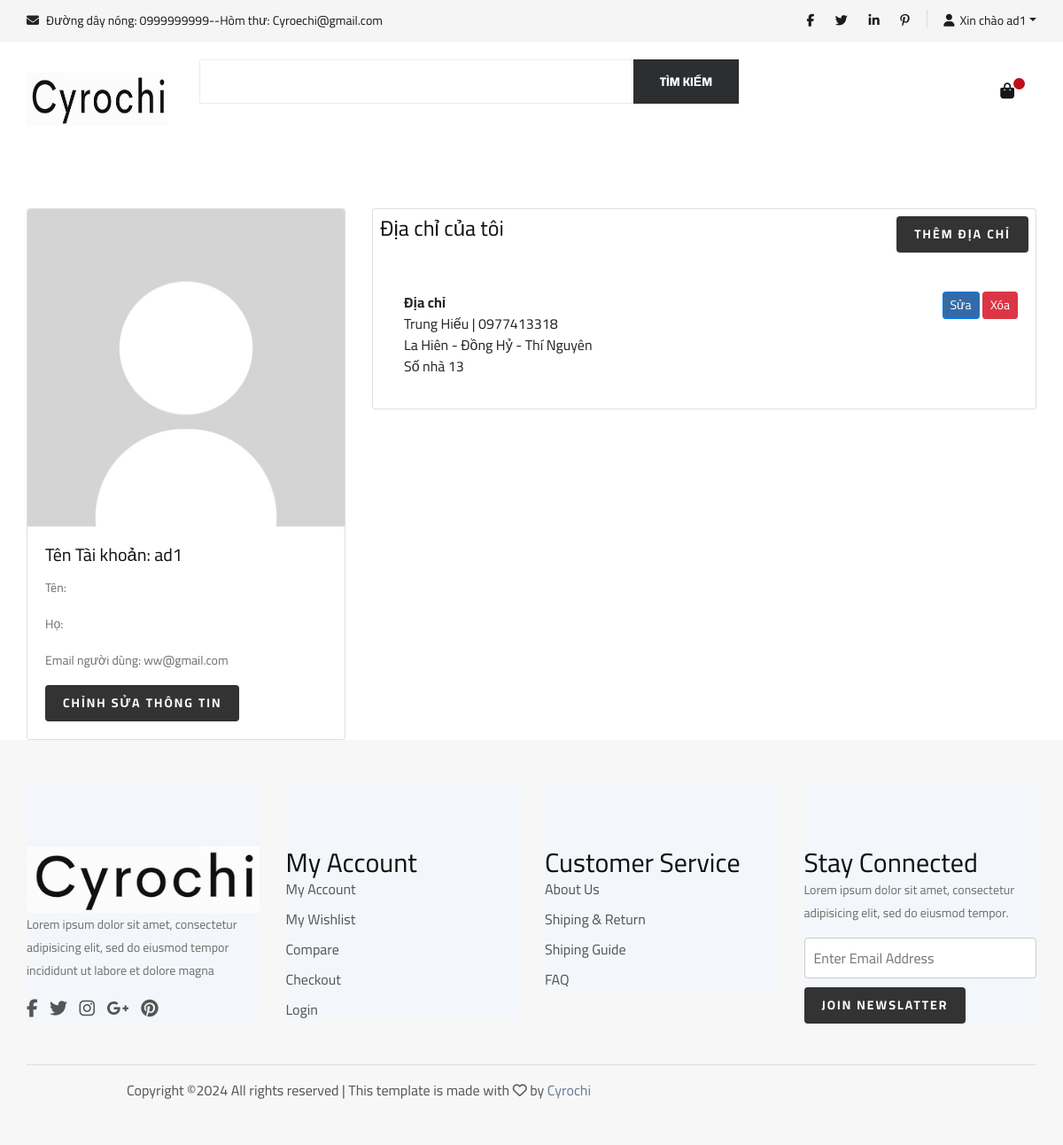
The app's page /information/ (signed in) with its own data.
### app/models.py (models this page shows, shortened)
class Adress(models.Model):
    customer = models.ForeignKey(User, on_delete=models.SET_NULL, null=True, blank=True)
    name_user = models.CharField(max_length=200, null=True)
    adress = models.CharField(max_length=200, null=True)
    city = models.CharField(max_length=200, null=True)
    mobile = models.CharField(max_length=200, null=True)
    district = models.CharField(max_length=200, null=True)
    commune = models.CharField(max_length=200, null=True)
    date_added = models.DateTimeField(auto_now_add=True)

### app/python/app/information.py (the view)
# urls.py: path('information/', views.Information, name="information"),
def Information(request):
    slide_hidden = "hidden"
    fixed_height = "20px"
    check_staff = request.user
    if check_staff.is_staff:
        print('admin')
        show_manage = 'show'
    else:
        print('not admin')
        show_manage = 'none'
    if request.user.is_authenticated:
        user = request.user
        address_infor = Adress.objects.filter(customer=user)
    user_address = None
    if request.method == 'POST':
        form = AddressForm(request.POST)
        if form.is_valid():
            address = form.cleaned_data['adress']
            city = form.cleaned_data['city']
            state = form.cleaned_data['state']
            mobile = form.cleaned_data['mobile']
            user_address = Adress(customer=request.user, adress=address, city=city, state=state, mobile=mobile)
            user_address.save()
    else:
        form = AddressForm()
    if request.user.is_authenticated:
        customer = request.user
        user_not_login = "none"
        user_login = "show"
    else:
        user_not_login = "show"
        user_login = "none"
    context = {'user': user,
               'form': form,
               'address_infor': address_infor,
               'user_address': user_address,
               'slide_hidden': slide_hidden,
               'fixed_height': fixed_height,
               'user_not_login': user_not_login,
               'user_login': user_login,
               'show_manage': show_manage,
               }
    return render(request, 'app/information.html', context)

### app/models.py
class AddressForm(forms.ModelForm):
    class Meta:
        model = Adress
        fields = ['customer', 'name_user', 'adress', 'city', 'mobile', 'district', 'commune']
        widgets = {
            'customer': forms.TextInput(attrs={'class': 'form-control'}),
            'name_user': forms.TextInput(attrs={'class': 'form-control'}),
            'mobile': forms.TextInput(attrs={'class': 'form-control'}),
            'city': forms.TextInput(attrs={'class': 'form-control'}),
            'district': forms.TextInput(attrs={'class': 'form-control'}),
            'commune': forms.TextInput(attrs={'class': 'form-control'}),
            'adress': forms.TextInput(attrs={'class': 'form-control'}),
        }

### app/templates/app/information.html
{% extends 'app/base.html' %}
{% load static %}
{% block information %}
    <div class="container mt-5">
    <div class="row">
      <div class="col-md-4">
        <div class="card">
          <img src="{% static 'app/images/avatar.jpg'%}" class="card-img-top" alt="User Image">
          <div class="card-body">
              <h5 class="card-title">Tên Tài khoản: {{ user.username }}</h5>
              <p class="card-text">Tên: {{ user.last_name }} </p>
              <p class="card-text">Họ:{{ user.first_name }} </p>
              <p class="card-text">Email người dùng: {{ user.email }} </p>
             <button style="border: none;" class="primary-btn" data-toggle="modal" ><a style="color: white" href="{% url 'edit_information' %}">Chỉnh sửa thông tin</a></button>
          </div>
        </div>
      </div>
      <div class="col-md-8">
        <div class="card">
        <div class="d-flex justify-content-md-between p-2">
            <h4>Địa chỉ của tôi</h4>
            <div class="text-right mb-3">
               <button style="border: none;" class="primary-btn" data-toggle="modal" ><a style="color: white" href="{% url 'addAddress' %}">Thêm địa chỉ</a></button>
            </div>
        </div>
          <div class="card-body">
              {% for foo in address_infor %}
                  <div class="d-flex justify-content-md-between">
                    <div class="col-md-6">
                        <strong>Địa chỉ</strong>
                        <address>
                            {{ foo.name_user }} |  {{ foo.mobile}} <br>
                            {{ foo.commune }} - {{ foo.district }} - {{ foo.city }}<br>
                            {{ foo.adress }}<br>
                        </address>
                    </div>
                    <div>
                        <a href="{% url 'editAddress' %}?id={{ foo.id }}" class="btn btn-primary btn-sm">Sửa</a>
                        <a href="{% url 'deleteAddress' %}?id={{ foo.id }}" class="btn btn-danger btn-sm">Xóa</a>
                    </div>
                  </div>
                {% endfor %}
          </div>
        </div>
      </div>
    </div>
  </div>
{% endblock information %}

### app/templates/app/base.html (shortened to what this page needs)
{% load static %}
<!DOCTYPE html>
<html>
    <head>
        <link rel="stylesheet" href="https://cdnjs.cloudflare.com/ajax/libs/font-awesome/6.4.2/css/all.min.css">
        <link rel="stylesheet" href="{%static 'app/css/bootstrap.min.css' %}">
        <link rel="stylesheet" href="{%static 'app/css/font-awesome.min.css' %}">
        <link rel="stylesheet" href="{%static 'app/css/elegant-icons.css' %}">
        <link rel="stylesheet" href="{%static 'app/css/nice-select.css' %}">
        <link rel="stylesheet" href="{%static 'app/css/jquery-ui.min.css' %}">
        <link rel="stylesheet" href="{%static 'app/css/owl.carousel.min.css' %}">
        <link rel="stylesheet" href="{%static 'app/css/slicknav.min.css' %}">
        <link rel="stylesheet" href="{%static 'app/css/style.css' %}">
        <link rel="stylesheet" href="{%static 'app/sass/style.scss' %}">
    </head>
    <body>
    <header class="header">
        <div class="header__top">
            <div class="container">
                <div class="row">
                    <div class="col-lg-6 col-md-6">
                        <div class="header__top__left">
                            <ul>
                                <li><i class="fa fa-envelope"></i> Đường dây nóng: 0999999999--Hòm thư: Cyroechi@gmail.com</li>
                            </ul>
                        </div>
                    </div>
                    <div class="col-lg-6 col-md-6">
                        <div class="header__top__right">
                            <div class="header__top__right__social">
                                <a href="#"><i class="fa fa-facebook"></i></a>
                                <a href="#"><i class="fa fa-twitter"></i></a>
                                <a href="#"><i class="fa fa-linkedin"></i></a>
                                <a href="#"><i class="fa fa-pinterest-p"></i></a>
                            </div>
                            <div class="header__top__right__auth dropdown " style="display: {{ user_login }}">
                                <a class="dropdown-toggle" type="button" id="dropdownMenuButton" data-bs-toggle="dropdown" aria-haspopup="true"
                                aria-expanded="false"  href="{% url 'login' %} " ><i class="fa fa-user"></i>Xin chào {{request.user}}</a>
                            </div>
                        </div>
                    </div>
                </div>
            </div>
        </div>
        <section style="padding-top: 20px;" class="hero hero-normal">
            <div class="container">
                <div class="row">
                    <div class="col-lg-2">
                        <div class="header__logo">
                            <a href="{% url 'home' %}"><img src="{% static 'app/images/logoo.png'%}" width="160" height="60" alt=""></a>
                        </div>
                    </div>
                    <div class="col-lg-9 " style="height: {{ fixed_height }}">
                        <div class="hero__search">
                            <div class="hero__search__form">
                                <form method="POST" action="{% url 'search' %}">
                                    <input type="text" placeholder="" name="searched"    >
                                    <button type="submit" class="site-btn">Tìm kiếm</button>
                                </form>
                            </div>
                        </div>
                    </div>
                    <div class="col-lg-1">
                        <div class="header__cart">
                            <ul>
                                <li><a href="{% url 'cart' %}"><i class="fa fa-shopping-bag"></i> <span>{{count}}</span></a></li>
                            </ul>
                        </div>
                    </div>
                </div>
            </div>
        </section>
    </header>
          {% block information %}{% endblock information %}
    <footer id="footer" class="section section-grey">
		<div class="container">
			<div class="row">
				<div class="col-md-3 col-sm-6 col-xs-6">
					<div class="footer">
						<div class="footer-logo">
							<a class="logo" href="#">
                                <a href="{% url 'home' %}"><img src="{% static 'app/images/logoo.png' %}" alt=""></a>
		          </a>
						</div>
						<p>Lorem ipsum dolor sit amet, consectetur adipisicing elit, sed do eiusmod tempor incididunt ut labore et dolore magna</p>
						<ul class="footer-social">
							<li><a href="#"><i class="fa fa-facebook"></i></a></li>
							<li><a href="#"><i class="fa fa-twitter"></i></a></li>
							<li><a href="#"><i class="fa fa-instagram"></i></a></li>
							<li><a href="#"><i class="fa fa-google-plus"></i></a></li>
							<li><a href="#"><i class="fa fa-pinterest"></i></a></li>
						</ul>
					</div>
				</div>
				<div class="col-md-3 col-sm-6 col-xs-6">
					<div class="footer">
						<h3 class="footer-header">My Account</h3>
						<ul class="list-links">
							<li><a href="#">My Account</a></li>
							<li><a href="#">My Wishlist</a></li>
							<li><a href="#">Compare</a></li>
							<li><a href="#">Checkout</a></li>
							<li><a href="#">Login</a></li>
						</ul>
					</div>
				</div>
				<div class="col-md-3 col-sm-6 col-xs-6">
					<div class="footer">
						<h3 class="footer-header">Customer Service</h3>
						<ul class="list-links">
							<li><a href="#">About Us</a></li>
							<li><a href="#">Shiping & Return</a></li>
							<li><a href="#">Shiping Guide</a></li>
							<li><a href="#">FAQ</a></li>
						</ul>
					</div>
				</div>
				<div class="col-md-3 col-sm-6 col-xs-6">
					<div class="footer">
						<h3 class="footer-header">Stay Connected</h3>
						<p>Lorem ipsum dolor sit amet, consectetur adipisicing elit, sed do eiusmod tempor.</p>
						<form>
							<div class="form-group">
								<input class="input" placeholder="Enter Email Address">
							</div>
							<button class="primary-btn">Join Newslatter</button>
						</form>
					</div>
				</div>
			</div>
			<hr>
			<div class="row">
				<div class="col-md-8 col-md-offset-2 text-center">
					<div class="footer-copyright">
						Copyright &copy;<script>document.write(new Date().getFullYear());</script> All rights reserved | This template is made with <i class="fa fa-heart-o" aria-hidden="true"></i> by <a href="" target="_blank">Cyrochi</a>
					</div>
				</div>
			</div>
		</div>
	</footer>
    </body>
</html>

### app/static/app/css/style.css (style rules this page uses)
html, body { height: 100%; font-family: "Cairo", sans-serif; -webkit-font-smoothing: antialiased; font-smoothing: antialiased; }
h1, h2, h3, h4, h5, h6 { margin: 0; color: #111111; font-weight: 400; font-family: "Cairo", sans-serif; }
h3 { font-size: 30px; }
h4 { font-size: 24px; }
h5 { font-size: 20px; }
p { font-size: 16px; font-family: "Cairo", sans-serif; color: #6f6f6f; font-weight: 400; line-height: 26px; margin: 0 0 15px 0; }
img { max-width: 100%; }
ul, ol { padding: 0; margin: 0; }
.primary-btn { display: inline-block; font-size: 14px; padding: 10px 28px 10px; color: #ffffff; text-transform: uppercase; font-weight: 700; background: #7998b6; letter-spacing: 2px; }
.site-btn { font-size: 14px; color: #ffffff; font-weight: 800; text-transform: uppercase; display: inline-block; padding: 13px 30px 12px; background: #2c2e30; border: none; }
.header__top { background: #f5f5f5; }
.header__top__left { padding: 10px 0 13px; }
.header__top__left ul li { font-size: 14px; color: #1c1c1c; display: inline-block; margin-right: 45px; position: relative; }
.header__top__left ul li:after { position: absolute; right: -25px; top: 1px; height: 20px; width: 1px; background: #000000; opacity: 0.1; content: ""; }
.header__top__left ul li:last-child { margin-right: 0; }
.header__top__left ul li:last-child:after { display: none; }
.header__top__left ul li i { color: #252525; margin-right: 5px; }
.header__top__right { text-align: right; padding: 10px 0 13px; }
.header__top__right__social { position: relative; display: inline-block; margin-right: 35px; }
.header__top__right__social:after { position: absolute; right: -20px; top: 1px; height: 20px; width: 1px; background: #000000; opacity: 0.1; content: ""; }
.header__top__right__social a { font-size: 14px; display: inline-block; color: #1c1c1c; margin-right: 20px; }
.header__top__right__social a:last-child { margin-right: 0; }
.header__top__right__auth { display: inline-block; }
.header__top__right__auth a { display: block; font-size: 14px; color: #1c1c1c; }
.header__top__right__auth a i { margin-right: 6px; }
.header__logo { padding: 15px 0; }
.header__logo a { display: inline-block; }
.header__cart { text-align: right; padding: 24px 0; }
.header__cart ul { display: inline-block; margin-right: 25px; }
.header__cart ul li { list-style: none; display: inline-block; margin-right: 15px; }
.header__cart ul li:last-child { margin-right: 0; }
.header__cart ul li a { position: relative; }
.header__cart ul li a i { font-size: 18px; color: #181616; }
.header__cart ul li a span { height: 13px; width: 13px; background: #be0f18; font-size: 10px; color: #ffffff; line-height: 13px; text-align: center; font-weight: 700; display: inline-block; border-radius: 50%; position: absolute; top: 0; right: -12px; }
.hero { padding-bottom: 50px; }
.hero.hero-normal { padding-bottom: 30px; }
.hero.hero-normal .hero__search { padding-bottom: 30px; margin-bottom: 0; }
.hero__search { padding-bottom: 30px; overflow: hidden; margin-bottom: 30px; }
.hero__search__form { width: 610px; height: 50px; border: 1px solid #ebebeb; position: relative; float: left; }
.hero__search__form form input { width: 70%; border: none; height: 48px; font-size: 16px; color: #b2b2b2; padding-left: 20px; }
.hero__search__form form input::placeholder { color: #b2b2b2; }
.hero__search__form form button { position: absolute; right: 0; top: -1px; height: 50px; }
.footer { background: #F3F6FA; padding-top: 70px; padding-bottom: 0; }
@media only screen and (min-width: 1200px) { .container { max-width: 1170px; } }

### app/templates/app/base.html (style rules this page uses)
#footer { background-color: #f7f7f7; padding: 50px 0; color: #555; }
.footer { margin-bottom: 30px; }
.footer-logo img { max-width: 100%; }
p { font-size: 14px; }
.footer-social { list-style: none; padding: 0; }
.footer-social li { display: inline-block; margin-right: 10px; }
.footer-social a { color: #555; font-size: 20px; }
.list-links { list-style: none; padding: 0; }
.list-links li { margin-bottom: 10px; }
.list-links a { color: #555; text-decoration: none; }
.form-group { margin-bottom: 10px; }
.input { width: 100%; padding: 10px; border: 1px solid #ccc; border-radius: 4px; }
.primary-btn { background-color: #333; color: #fff; border: none; padding: 10px 20px; border-radius: 4px; cursor: pointer; }

### records on screen
Adress: name_user "Trung Hiếu", mobile "0977413318", commune "La Hiên", district "Đồng Hỷ", city "Thí Nguyên", adress "Số nhà 13"

### other values on screen
{{ request.user }} "ad1"
{{ user.username }} "ad1"
{{ user.email }} "ww@gmail.com"
